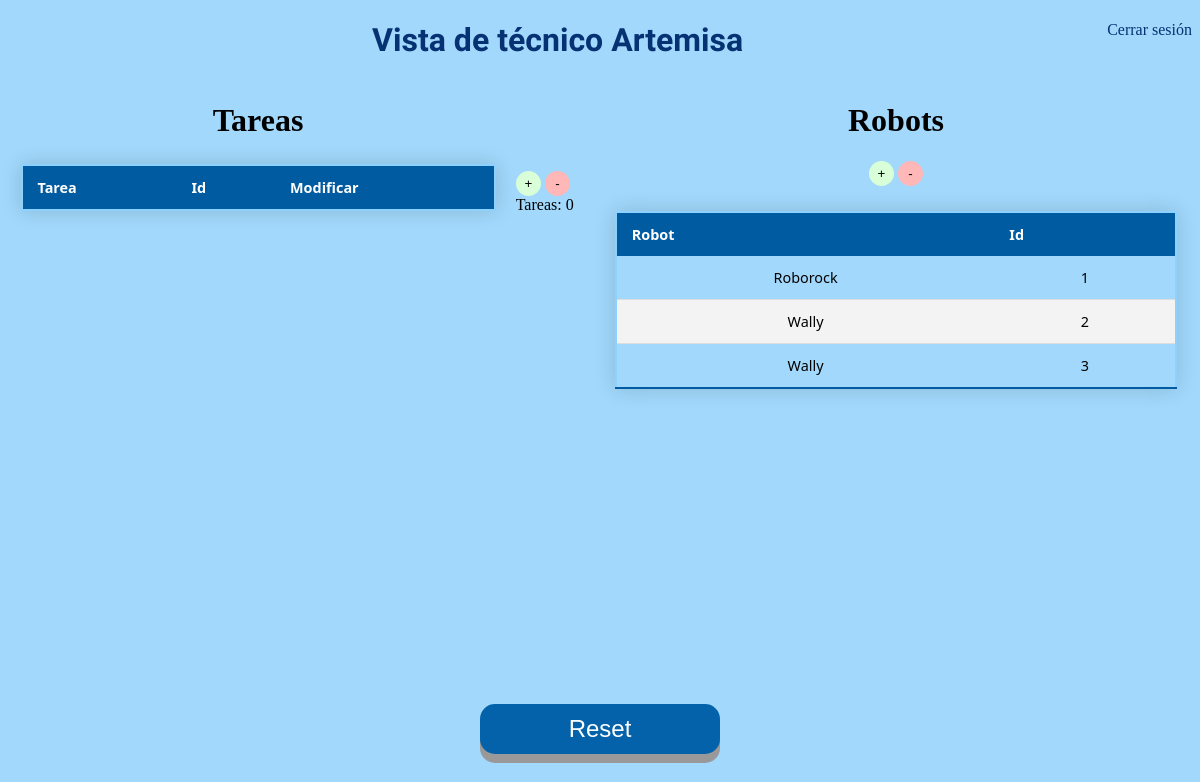
The app's page /Interfaz_tecnico.html, older data.
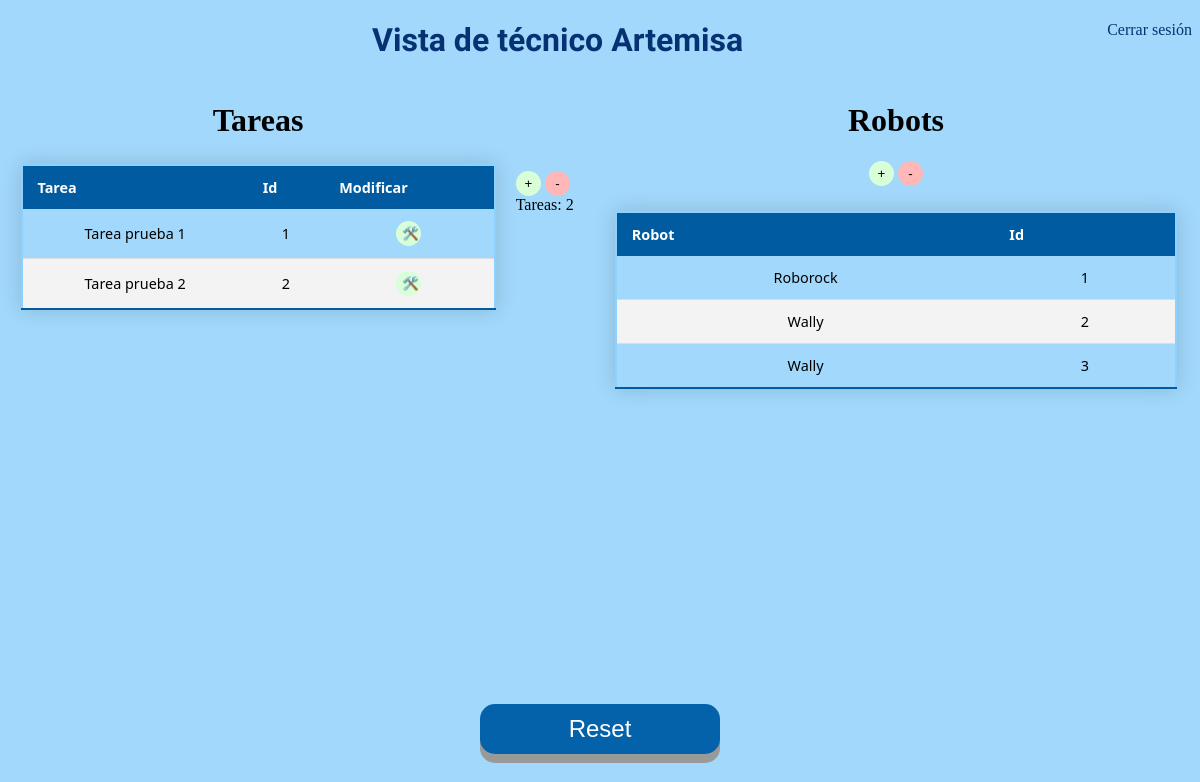
The same page, newer data.
### app.py (models this page shows)
class Robo(db.Model):
    id = db.Column(db.Integer, primary_key=True)
    nombre = db.Column(db.String(200), nullable=False)

class Todo(db.Model): #Tabla para tareas creadas
    id = db.Column(db.Integer, primary_key=True)
    content = db.Column(db.String(200), nullable=False)
    priority = db.Column(db.String(200))        # prioridad
    descripcion = db.Column(db.String(200))             # Descripcion
    atributos = db.Column(db.String(800))               # Atributos

### app.py (the view)
@app.route('/Interfaz_tecnico.html', methods=['POST','GET'])     # Redireccion a Tecnico
def tecnico():
    tasks = Todo.query.order_by(Todo.id).all() # Este método nos devuelve todos los elementos de la tabla de la base de datos
    rob = Robo.query.order_by(Robo.id).all()
    return render_template('Interfaz_tecnico.html', tasks=tasks, rob=rob) # Presentar las tareas

### templates/Interfaz_tecnico.html (shortened to what this page needs)
{% extends 'base.html' %}
{% block head %}
</head>
{% endblock %}
{% block body %}
<a style="float:right" href="index.html">Cerrar sesión</a>
  <h1 class="principal" style="text-align:center"> Vista de técnico Artemisa</h1>
<div class="inline-div-izquierda">
  <h1 class="Copper">Tareas</h1>
  <center>
    <table>
      <thead>
        <tr>
            <th> Tarea</th>
            <th> Id </th>
            <th> Modificar </th>
        </tr>
      </thead>
      {% for task in tasks %}
        {% if task.id!=1 %}
          <tr>
            <td> {{ task.content }}</td>
            <td> {{ task.id - 1 }} </td>
            <td> <button type="button" class="button3" onClick="window.location.href='/update/{{ task.id }}';">🛠️</button> </td>
          </tr>
        {% endif %}
      {% endfor %}
      </table>
  </center>
</div>
<div class="inline-div-izquierda2">
  <br> <br> <br> <br> <br>
  <button type="button" class="button3" onClick="window.location.href='/new_update/{{ tasks[-1].id }}';">+</button>
  <button type="button" class="button4" onClick="window.location.href='/delete';">-</button>
 <br> &nbsp;
  Tareas:
  <a id="clicks">{{ tasks[-1].id -1 }}</a> <br>
</div>
<center>
  <div class="inline-div-derecha">
    <h1 class="Copper"> Robots</h1>
    <button type="button" class="button3" onClick="window.location.href='/nuevo_robot';">+</button>
    <button type="button" class="button4" onClick="window.location.href='/delete_robot';">-</button>
    <br>
    <table>
      <thead>
        <tr>
            <th> Robot</th>
            <th> Id </th>
        </tr>
      </thead>
      {% for robot in rob %}
      {% if robot.id!=1 %}
          <tr>
            <td> {{ robot.nombre }}</td>
            <td> {{ robot.id - 1 }} </td>
          </tr>
        {% endif %}
      {% endfor %}
      </table>
  </div>
  <br>
  <br>
</center>
<br> <br> <br> <br> <br> <br> <br> <br> <br> <br> <br> <br> <br> <br> <br> <br> <br> <br> <br> <br> <br>
<center>
  <button id="boton2" class="button2" onclick="window.location.href='/reset';">Reset</button>
</center>
  {% endblock %}

Row changes from the older to the newer data that the page shows:
added Todo: content "Tarea prueba 1", id "1"
added Todo: content "Tarea prueba 2", id "2"
Text that changed along with them:
{{ tasks[-1].id -1 }}: "0" → "2"
